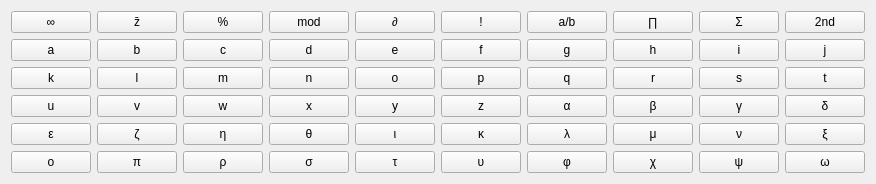
      <widget class="QWidget" name="tab_char">
       <attribute name="title">
        <string>Characters</string>
       </attribute>
       <layout class="QGridLayout" name="gridLayout_16">
        <item row="0" column="0">
         <layout class="QGridLayout" name="gridLayout_9">
          <item row="3" column="5">
           <widget class="QPushButton" name="pushButton_z">
            <property name="sizePolicy">
             <sizepolicy hsizetype="Expanding" vsizetype="Expanding">
              <horstretch>0</horstretch>
              <verstretch>0</verstretch>
             </sizepolicy>
            </property>
            <property name="text">
             <string>z</string>
            </property>
           </widget>
          </item>
          <item row="1" column="9">
           <widget class="QPushButton" name="pushButton_j">
            <property name="sizePolicy">
             <sizepolicy hsizetype="Expanding" vsizetype="Expanding">
              <horstretch>0</horstretch>
              <verstretch>0</verstretch>
             </sizepolicy>
            </property>
            <property name="text">
             <string>j</string>
            </property>
           </widget>
          </item>
          <item row="5" column="6">
           <widget class="QPushButton" name="pushButton_phi">
            <property name="sizePolicy">
             <sizepolicy hsizetype="Expanding" vsizetype="Expanding">
              <horstretch>0</horstretch>
              <verstretch>0</verstretch>
             </sizepolicy>
            </property>
            <property name="text">
             <string>φ</string>
            </property>
           </widget>
          </item>
          <item row="4" column="7">
           <widget class="QPushButton" name="pushButton_mu">
            <property name="sizePolicy">
             <sizepolicy hsizetype="Expanding" vsizetype="Expanding">
              <horstretch>0</horstretch>
              <verstretch>0</verstretch>
             </sizepolicy>
            </property>
            <property name="text">
             <string>μ</string>
            </property>
           </widget>
          </item>
          <item row="1" column="0">
           <widget class="QPushButton" name="pushButton_a">
            <property name="sizePolicy">
             <sizepolicy hsizetype="Expanding" vsizetype="Expanding">
              <horstretch>0</horstretch>
              <verstretch>0</verstretch>
             </sizepolicy>
            </property>
            <property name="text">
             <string>a</string>
            </property>
           </widget>
          </item>
          <item row="2" column="4">
           <widget class="QPushButton" name="pushButton_o">
            <property name="sizePolicy">
             <sizepolicy hsizetype="Expanding" vsizetype="Expanding">
              <horstretch>0</horstretch>
              <verstretch>0</verstretch>
             </sizepolicy>
            </property>
            <property name="text">
             <string>o</string>
            </property>
           </widget>
          </item>
          <item row="3" column="9">
           <widget class="QPushButton" name="pushButton_delt">
            <property name="sizePolicy">
             <sizepolicy hsizetype="Expanding" vsizetype="Expanding">
              <horstretch>0</horstretch>
              <verstretch>0</verstretch>
             </sizepolicy>
            </property>
            <property name="text">
             <string>δ</string>
            </property>
           </widget>
          </item>
          <item row="5" column="0">
           <widget class="QPushButton" name="pushButton_omic">
            <property name="sizePolicy">
             <sizepolicy hsizetype="Expanding" vsizetype="Expanding">
              <horstretch>0</horstretch>
              <verstretch>0</verstretch>
             </sizepolicy>
            </property>
            <property name="text">
             <string>ο</string>
            </property>
           </widget>
          </item>
          <item row="1" column="7">
           <widget class="QPushButton" name="pushButton_h">
            <property name="sizePolicy">
             <sizepolicy hsizetype="Expanding" vsizetype="Expanding">
              <horstretch>0</horstretch>
              <verstretch>0</verstretch>
             </sizepolicy>
            </property>
            <property name="text">
             <string>h</string>
            </property>
           </widget>
          </item>
          <item row="5" column="3">
           <widget class="QPushButton" name="pushButton_sigm">
            <property name="sizePolicy">
             <sizepolicy hsizetype="Expanding" vsizetype="Expanding">
              <horstretch>0</horstretch>
              <verstretch>0</verstretch>
             </sizepolicy>
            </property>
            <property name="text">
             <string>σ</string>
            </property>
           </widget>
          </item>
          <item row="5" column="9">
           <widget class="QPushButton" name="pushButton_omeg">
            <property name="sizePolicy">
             <sizepolicy hsizetype="Expanding" vsizetype="Expanding">
              <horstretch>0</horstretch>
              <verstretch>0</verstretch>
             </sizepolicy>
            </property>
            <property name="text">
             <string>ω</string>
            </property>
           </widget>
          </item>
          <item row="1" column="1">
           <widget class="QPushButton" name="pushButton_b">
            <property name="sizePolicy">
             <sizepolicy hsizetype="Expanding" vsizetype="Expanding">
              <horstretch>0</horstretch>
              <verstretch>0</verstretch>
             </sizepolicy>
            </property>
            <property name="text">
             <string>b</string>
            </property>
           </widget>
          </item>
          <item row="1" column="6">
           <widget class="QPushButton" name="pushButton_g">
            <property name="sizePolicy">
             <sizepolicy hsizetype="Expanding" vsizetype="Expanding">
              <horstretch>0</horstretch>
              <verstretch>0</verstretch>
             </sizepolicy>
            </property>
            <property name="text">
             <string>g</string>
            </property>
           </widget>
          </item>
          <item row="2" column="9">
           <widget class="QPushButton" name="pushButton_t">
            <property name="sizePolicy">
             <sizepolicy hsizetype="Expanding" vsizetype="Expanding">
              <horstretch>0</horstretch>
              <verstretch>0</verstretch>
             </sizepolicy>
            </property>
            <property name="text">
             <string>t</string>
            </property>
           </widget>
          </item>
          <item row="2" column="3">
           <widget class="QPushButton" name="pushButton_n">
            <property name="sizePolicy">
             <sizepolicy hsizetype="Expanding" vsizetype="Expanding">
              <horstretch>0</horstretch>
              <verstretch>0</verstretch>
             </sizepolicy>
            </property>
            <property name="text">
             <string>n</string>
            </property>
           </widget>
          </item>
          <item row="2" column="1">
           <widget class="QPushButton" name="pushButton_l">
            <property name="sizePolicy">
             <sizepolicy hsizetype="Expanding" vsizetype="Expanding">
              <horstretch>0</horstretch>
              <verstretch>0</verstretch>
             </sizepolicy>
            </property>
            <property name="text">
             <string>l</string>
            </property>
           </widget>
          </item>
          <item row="2" column="2">
           <widget class="QPushButton" name="pushButton_m">
            <property name="sizePolicy">
             <sizepolicy hsizetype="Expanding" vsizetype="Expanding">
              <horstretch>0</horstretch>
              <verstretch>0</verstretch>
             </sizepolicy>
            </property>
            <property name="text">
             <string>m</string>
            </property>
           </widget>
          </item>
          <item row="4" column="6">
           <widget class="QPushButton" name="pushButton_lamd">
            <property name="sizePolicy">
             <sizepolicy hsizetype="Expanding" vsizetype="Expanding">
              <horstretch>0</horstretch>
              <verstretch>0</verstretch>
             </sizepolicy>
            </property>
            <property name="text">
             <string>λ</string>
            </property>
           </widget>
          </item>
          <item row="3" column="6">
           <widget class="QPushButton" name="pushButton_alph">
            <property name="sizePolicy">
             <sizepolicy hsizetype="Expanding" vsizetype="Expanding">
              <horstretch>0</horstretch>
              <verstretch>0</verstretch>
             </sizepolicy>
            </property>
            <property name="text">
             <string>α</string>
            </property>
           </widget>
          </item>
          <item row="4" column="4">
           <widget class="QPushButton" name="pushButton_iota">
            <property name="sizePolicy">
             <sizepolicy hsizetype="Expanding" vsizetype="Expanding">
              <horstretch>0</horstretch>
              <verstretch>0</verstretch>
             </sizepolicy>
            </property>
            <property name="text">
             <string>ι</string>
            </property>
           </widget>
          </item>
          <item row="4" column="9">
           <widget class="QPushButton" name="pushButton_ksi">
            <property name="sizePolicy">
             <sizepolicy hsizetype="Expanding" vsizetype="Expanding">
              <horstretch>0</horstretch>
              <verstretch>0</verstretch>
             </sizepolicy>
            </property>
            <property name="text">
             <string>ξ</string>
            </property>
           </widget>
          </item>
          <item row="2" column="6">
           <widget class="QPushButton" name="pushButton_q">
            <property name="sizePolicy">
             <sizepolicy hsizetype="Expanding" vsizetype="Expanding">
              <horstretch>0</horstretch>
              <verstretch>0</verstretch>
             </sizepolicy>
            </property>
            <property name="text">
             <string>q</string>
            </property>
           </widget>
          </item>
          <item row="3" column="0">
           <widget class="QPushButton" name="pushButton_u">
            <property name="sizePolicy">
             <sizepolicy hsizetype="Expanding" vsizetype="Expanding">
              <horstretch>0</horstretch>
              <verstretch>0</verstretch>
             </sizepolicy>
            </property>
            <property name="text">
             <string>u</string>
            </property>
           </widget>
          </item>
          <item row="4" column="8">
           <widget class="QPushButton" name="pushButton_nu">
            <property name="sizePolicy">
             <sizepolicy hsizetype="Expanding" vsizetype="Expanding">
              <horstretch>0</horstretch>
              <verstretch>0</verstretch>
             </sizepolicy>
            </property>
            <property name="text">
             <string>ν</string>
            </property>
           </widget>
          </item>
          <item row="5" column="8">
           <widget class="QPushButton" name="pushButton_psi">
            <property name="sizePolicy">
             <sizepolicy hsizetype="Expanding" vsizetype="Expanding">
              <horstretch>0</horstretch>
              <verstretch>0</verstretch>
             </sizepolicy>
            </property>
            <property name="text">
             <string>ψ</string>
            </property>
           </widget>
          </item>
          <item row="3" column="7">
           <widget class="QPushButton" name="pushButton_beta">
            <property name="sizePolicy">
             <sizepolicy hsizetype="Expanding" vsizetype="Expanding">
              <horstretch>0</horstretch>
              <verstretch>0</verstretch>
             </sizepolicy>
            </property>
            <property name="text">
             <string>β</string>
            </property>
           </widget>
          </item>
          <item row="3" column="3">
           <widget class="QPushButton" name="pushButton_x">
            <property name="sizePolicy">
             <sizepolicy hsizetype="Expanding" vsizetype="Expanding">
              <horstretch>0</horstretch>
              <verstretch>0</verstretch>
             </sizepolicy>
            </property>
            <property name="text">
             <string>x</string>
            </property>
           </widget>
          </item>
          <item row="4" column="0">
           <widget class="QPushButton" name="pushButton_epsi">
            <property name="sizePolicy">
             <sizepolicy hsizetype="Expanding" vsizetype="Expanding">
              <horstretch>0</horstretch>
              <verstretch>0</verstretch>
             </sizepolicy>
            </property>
            <property name="text">
             <string>ε</string>
            </property>
           </widget>
          </item>
          <item row="1" column="4">
           <widget class="QPushButton" name="pushButton_e">
            <property name="sizePolicy">
             <sizepolicy hsizetype="Expanding" vsizetype="Expanding">
              <horstretch>0</horstretch>
              <verstretch>0</verstretch>
             </sizepolicy>
            </property>
            <property name="text">
             <string>e</string>
            </property>
           </widget>
          </item>
          <item row="1" column="5">
           <widget class="QPushButton" name="pushButton_f">
            <property name="sizePolicy">
             <sizepolicy hsizetype="Expanding" vsizetype="Expanding">
              <horstretch>0</horstretch>
              <verstretch>0</verstretch>
             </sizepolicy>
            </property>
            <property name="text">
             <string>f</string>
            </property>
           </widget>
          </item>
          <item row="4" column="1">
           <widget class="QPushButton" name="pushButton_zeta">
            <property name="sizePolicy">
             <sizepolicy hsizetype="Expanding" vsizetype="Expanding">
              <horstretch>0</horstretch>
              <verstretch>0</verstretch>
             </sizepolicy>
            </property>
            <property name="text">
             <string>ζ</string>
            </property>
           </widget>
          </item>
          <item row="5" column="4">
           <widget class="QPushButton" name="pushButton_tau">
            <property name="sizePolicy">
             <sizepolicy hsizetype="Expanding" vsizetype="Expanding">
              <horstretch>0</horstretch>
              <verstretch>0</verstretch>
             </sizepolicy>
            </property>
            <property name="text">
             <string>τ</string>
            </property>
           </widget>
          </item>
          <item row="2" column="8">
           <widget class="QPushButton" name="pushButton_s">
            <property name="sizePolicy">
             <sizepolicy hsizetype="Expanding" vsizetype="Expanding">
              <horstretch>0</horstretch>
              <verstretch>0</verstretch>
             </sizepolicy>
            </property>
            <property name="text">
             <string>s</string>
            </property>
           </widget>
          </item>
          <item row="4" column="3">
           <widget class="QPushButton" name="pushButton_thet">
            <property name="sizePolicy">
             <sizepolicy hsizetype="Expanding" vsizetype="Expanding">
              <horstretch>0</horstretch>
              <verstretch>0</verstretch>
             </sizepolicy>
            </property>
            <property name="text">
             <string>θ</string>
            </property>
           </widget>
          </item>
          <item row="1" column="2">
           <widget class="QPushButton" name="pushButton_c">
            <property name="sizePolicy">
             <sizepolicy hsizetype="Expanding" vsizetype="Expanding">
              <horstretch>0</horstretch>
              <verstretch>0</verstretch>
             </sizepolicy>
            </property>
            <property name="text">
             <string>c</string>
            </property>
           </widget>
          </item>
          <item row="5" column="2">
           <widget class="QPushButton" name="pushButton_rho">
            <property name="sizePolicy">
             <sizepolicy hsizetype="Expanding" vsizetype="Expanding">
              <horstretch>0</horstretch>
              <verstretch>0</verstretch>
             </sizepolicy>
            </property>
            <property name="text">
             <string>ρ</string>
            </property>
           </widget>
          </item>
          <item row="4" column="5">
           <widget class="QPushButton" name="pushButton_kapa">
            <property name="sizePolicy">
             <sizepolicy hsizetype="Expanding" vsizetype="Expanding">
              <horstretch>0</horstretch>
              <verstretch>0</verstretch>
             </sizepolicy>
            </property>
            <property name="text">
             <string>κ</string>
            </property>
           </widget>
          </item>
          <item row="3" column="8">
           <widget class="QPushButton" name="pushButton_gama">
            <property name="sizePolicy">
             <sizepolicy hsizetype="Expanding" vsizetype="Expanding">
              <horstretch>0</horstretch>
              <verstretch>0</verstretch>
             </sizepolicy>
            </property>
            <property name="text">
             <string>γ</string>
            </property>
           </widget>
          </item>
          <item row="4" column="2">
           <widget class="QPushButton" name="pushButton_eta">
            <property name="sizePolicy">
             <sizepolicy hsizetype="Expanding" vsizetype="Expanding">
              <horstretch>0</horstretch>
              <verstretch>0</verstretch>
             </sizepolicy>
            </property>
            <property name="text">
             <string>η</string>
            </property>
           </widget>
          </item>
          <item row="3" column="1">
           <widget class="QPushButton" name="pushButton_v">
            <property name="sizePolicy">
             <sizepolicy hsizetype="Expanding" vsizetype="Expanding">
              <horstretch>0</horstretch>
              <verstretch>0</verstretch>
             </sizepolicy>
            </property>
            <property name="text">
             <string>v</string>
            </property>
           </widget>
          </item>
          <item row="2" column="7">
           <widget class="QPushButton" name="pushButton_r">
            <property name="sizePolicy">
             <sizepolicy hsizetype="Expanding" vsizetype="Expanding">
              <horstretch>0</horstretch>
              <verstretch>0</verstretch>
             </sizepolicy>
            </property>
            <property name="text">
             <string>r</string>
            </property>
           </widget>
          </item>
          <item row="2" column="0">
           <widget class="QPushButton" name="pushButton_k">
            <property name="sizePolicy">
             <sizepolicy hsizetype="Expanding" vsizetype="Expanding">
              <horstretch>0</horstretch>
              <verstretch>0</verstretch>
             </sizepolicy>
            </property>
            <property name="text">
             <string>k</string>
            </property>
           </widget>
          </item>
          <item row="3" column="2">
           <widget class="QPushButton" name="pushButton_w">
            <property name="sizePolicy">
             <sizepolicy hsizetype="Expanding" vsizetype="Expanding">
              <horstretch>0</horstretch>
              <verstretch>0</verstretch>
             </sizepolicy>
            </property>
            <property name="text">
             <string>w</string>
            </property>
           </widget>
          </item>
          <item row="5" column="1">
           <widget class="QPushButton" name="pushButton_pi">
            <property name="sizePolicy">
             <sizepolicy hsizetype="Expanding" vsizetype="Expanding">
              <horstretch>0</horstretch>
              <verstretch>0</verstretch>
             </sizepolicy>
            </property>
            <property name="text">
             <string>π</string>
            </property>
           </widget>
          </item>
          <item row="1" column="3">
           <widget class="QPushButton" name="pushButton_d">
            <property name="sizePolicy">
             <sizepolicy hsizetype="Expanding" vsizetype="Expanding">
              <horstretch>0</horstretch>
              <verstretch>0</verstretch>
             </sizepolicy>
            </property>
            <property name="text">
             <string>d</string>
            </property>
           </widget>
          </item>
          <item row="5" column="7">
           <widget class="QPushButton" name="pushButton_chi">
            <property name="sizePolicy">
             <sizepolicy hsizetype="Expanding" vsizetype="Expanding">
              <horstretch>0</horstretch>
              <verstretch>0</verstretch>
             </sizepolicy>
            </property>
            <property name="text">
             <string>χ</string>
            </property>
           </widget>
          </item>
          <item row="3" column="4">
           <widget class="QPushButton" name="pushButton_y">
            <property name="sizePolicy">
             <sizepolicy hsizetype="Expanding" vsizetype="Expanding">
              <horstretch>0</horstretch>
              <verstretch>0</verstretch>
             </sizepolicy>
            </property>
            <property name="text">
             <string>y</string>
            </property>
           </widget>
          </item>
          <item row="5" column="5">
           <widget class="QPushButton" name="pushButton_upsi">
            <property name="sizePolicy">
             <sizepolicy hsizetype="Expanding" vsizetype="Expanding">
              <horstretch>0</horstretch>
              <verstretch>0</verstretch>
             </sizepolicy>
            </property>
            <property name="text">
             <string>υ</string>
            </property>
           </widget>
          </item>
          <item row="2" column="5">
           <widget class="QPushButton" name="pushButton_p">
            <property name="sizePolicy">
             <sizepolicy hsizetype="Expanding" vsizetype="Expanding">
              <horstretch>0</horstretch>
              <verstretch>0</verstretch>
             </sizepolicy>
            </property>
            <property name="text">
             <string>p</string>
            </property>
           </widget>
          </item>
          <item row="1" column="8">
           <widget class="QPushButton" name="pushButton_i">
            <property name="sizePolicy">
             <sizepolicy hsizetype="Expanding" vsizetype="Expanding">
              <horstretch>0</horstretch>
              <verstretch>0</verstretch>
             </sizepolicy>
            </property>
            <property name="text">
             <string>i</string>
            </property>
           </widget>
          </item>
          <item row="0" column="0">
           <widget class="QPushButton" name="pushButton_sym1">
            <property name="sizePolicy">
             <sizepolicy hsizetype="Expanding" vsizetype="Expanding">
              <horstretch>0</horstretch>
              <verstretch>0</verstretch>
             </sizepolicy>
            </property>
            <property name="text">
             <string>∞</string>
            </property>
           </widget>
          </item>
          <item row="0" column="1">
           <widget class="QPushButton" name="pushButton_sym2">
            <property name="sizePolicy">
             <sizepolicy hsizetype="Expanding" vsizetype="Expanding">
              <horstretch>0</horstretch>
              <verstretch>0</verstretch>
             </sizepolicy>
            </property>
            <property name="text">
             <string>z̄</string>
            </property>
           </widget>
          </item>
          <item row="0" column="2">
           <widget class="QPushButton" name="pushButton_sym3">
            <property name="sizePolicy">
             <sizepolicy hsizetype="Expanding" vsizetype="Expanding">
              <horstretch>0</horstretch>
              <verstretch>0</verstretch>
             </sizepolicy>
            </property>
            <property name="text">
             <string>%</string>
            </property>
           </widget>
          </item>
          <item row="0" column="3">
           <widget class="QPushButton" name="pushButton_sym4">
            <property name="sizePolicy">
             <sizepolicy hsizetype="Expanding" vsizetype="Expanding">
              <horstretch>0</horstretch>
              <verstretch>0</verstretch>
             </sizepolicy>
            </property>
            <property name="text">
             <string>mod</string>
            </property>
           </widget>
          </item>
          <item row="0" column="4">
           <widget class="QPushButton" name="pushButton_sym5">
            <property name="sizePolicy">
             <sizepolicy hsizetype="Expanding" vsizetype="Expanding">
              <horstretch>0</horstretch>
              <verstretch>0</verstretch>
             </sizepolicy>
            </property>
            <property name="text">
             <string>∂</string>
            </property>
           </widget>
          </item>
          <item row="0" column="9">
           <widget class="QPushButton" name="pushButton_2ndch">
            <property name="sizePolicy">
             <sizepolicy hsizetype="Expanding" vsizetype="Expanding">
              <horstretch>0</horstretch>
              <verstretch>0</verstretch>
             </sizepolicy>
            </property>
            <property name="text">
             <string>2nd</string>
            </property>
           </widget>
          </item>
          <item row="0" column="5">
           <widget class="QPushButton" name="pushButton_sym6">
            <property name="sizePolicy">
             <sizepolicy hsizetype="Expanding" vsizetype="Expanding">
              <horstretch>0</horstretch>
              <verstretch>0</verstretch>
             </sizepolicy>
            </property>
            <property name="text">
             <string>!</string>
            </property>
           </widget>
          </item>
          <item row="0" column="6">
           <widget class="QPushButton" name="pushButton_sym7">
            <property name="sizePolicy">
             <sizepolicy hsizetype="Expanding" vsizetype="Expanding">
              <horstretch>0</horstretch>
              <verstretch>0</verstretch>
             </sizepolicy>
            </property>
            <property name="text">
             <string>a/b</string>
            </property>
           </widget>
          </item>
          <item row="0" column="7">
           <widget class="QPushButton" name="pushButton_sym8">
            <property name="sizePolicy">
             <sizepolicy hsizetype="Expanding" vsizetype="Expanding">
              <horstretch>0</horstretch>
              <verstretch>0</verstretch>
             </sizepolicy>
            </property>
            <property name="text">
             <string>∏</string>
            </property>
           </widget>
          </item>
          <item row="0" column="8">
           <widget class="QPushButton" name="pushButton_sym9">
            <property name="sizePolicy">
             <sizepolicy hsizetype="Expanding" vsizetype="Expanding">
              <horstretch>0</horstretch>
              <verstretch>0</verstretch>
             </sizepolicy>
            </property>
            <property name="text">
             <string>Σ</string>
            </property>
           </widget>
          </item>
         </layout>
        </item>
       </layout>
      </widget>
